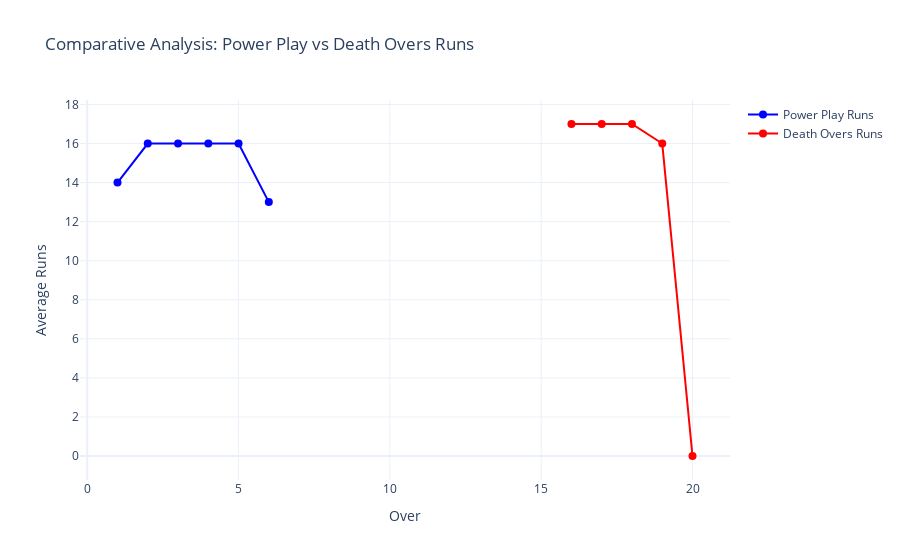

Write notebook code for a chart like this one.
### Markdown cell above
# Average Powerplay and Death Overs Score

### Code cell
import math

def plot_powerplay_vs_death_analysis(deliveries_df):
    """
    Analyze and plot comparative analysis of Power Play and Death Overs runs.

    Parameters:
    deliveries_df (pd.DataFrame): DataFrame containing ball-by-ball delivery details.

    Returns:
    None
    """
    # Define overs_mapping for powerplay and death overs
    overs_mapping = {
        'power_play': [1, 2, 3, 4, 5, 6],
        'death_overs': [16, 17, 18, 19, 20]
    }

    # Initialize lists to store data for each phase
    power_play_runs_list = []
    death_overs_runs_list = []

    unique_matches = deliveries_df['match_id'].nunique()  # Get the number of unique matches

    # Analyze Power Play runs
    for over in overs_mapping['power_play']:
        over_data = deliveries_df[deliveries_df['over'] == over]
        power_play_runs = math.floor(over_data['total_runs'].sum() / unique_matches)
        power_play_runs_list.append(power_play_runs)

    # Analyze Death Overs runs
    for over in overs_mapping['death_overs']:
        over_data = deliveries_df[deliveries_df['over'] == over]
        death_overs_runs = math.floor(over_data['total_runs'].sum() / unique_matches)
        death_overs_runs_list.append(death_overs_runs)

    # Plot comparative analysis
    fig = go.Figure()

    # Power Play Runs
    fig.add_trace(go.Scatter(
        x=overs_mapping['power_play'],
        y=power_play_runs_list,
        mode='lines+markers',
        name='Power Play Runs',
        line=dict(color='blue'),
        marker=dict(size=8)
    ))

    # Death Overs Runs
    fig.add_trace(go.Scatter(
        x=overs_mapping['death_overs'],
        y=death_overs_runs_list,
        mode='lines+markers',
        name='Death Overs Runs',
        line=dict(color='red'),
        marker=dict(size=8)
    ))

    fig.update_layout(
        title='Comparative Analysis: Power Play vs Death Overs Runs',
        xaxis_title='Over',
        yaxis_title='Average Runs',
        template='plotly_white'
    )
    fig.show()

# Usage
plot_powerplay_vs_death_analysis(deliveries_df)

### Figure 1 — Plotly figure (JSON) as saved in the notebook; plotly's stock layout.template omitted (floating-point values rounded to 4 significant figures)
{"data": [{"line": {"color": "blue"}, "marker": {"size": 8}, "mode": "lines+markers", "name": "Power Play Runs", "type": "scatter", "x": [1, 2, 3, 4, 5, 6], "y": [14, 16, 16, 16, 16, 13]}, {"line": {"color": "red"}, "marker": {"size": 8}, "mode": "lines+markers", "name": "Death Overs Runs", "type": "scatter", "x": [16, 17, 18, 19, 20], "y": [17, 17, 17, 16, 0]}], "layout": {"title": {"text": "Comparative Analysis: Power Play vs Death Overs Runs"}, "xaxis": {"title": {"text": "Over"}}, "yaxis": {"title": {"text": "Average Runs"}}}}
